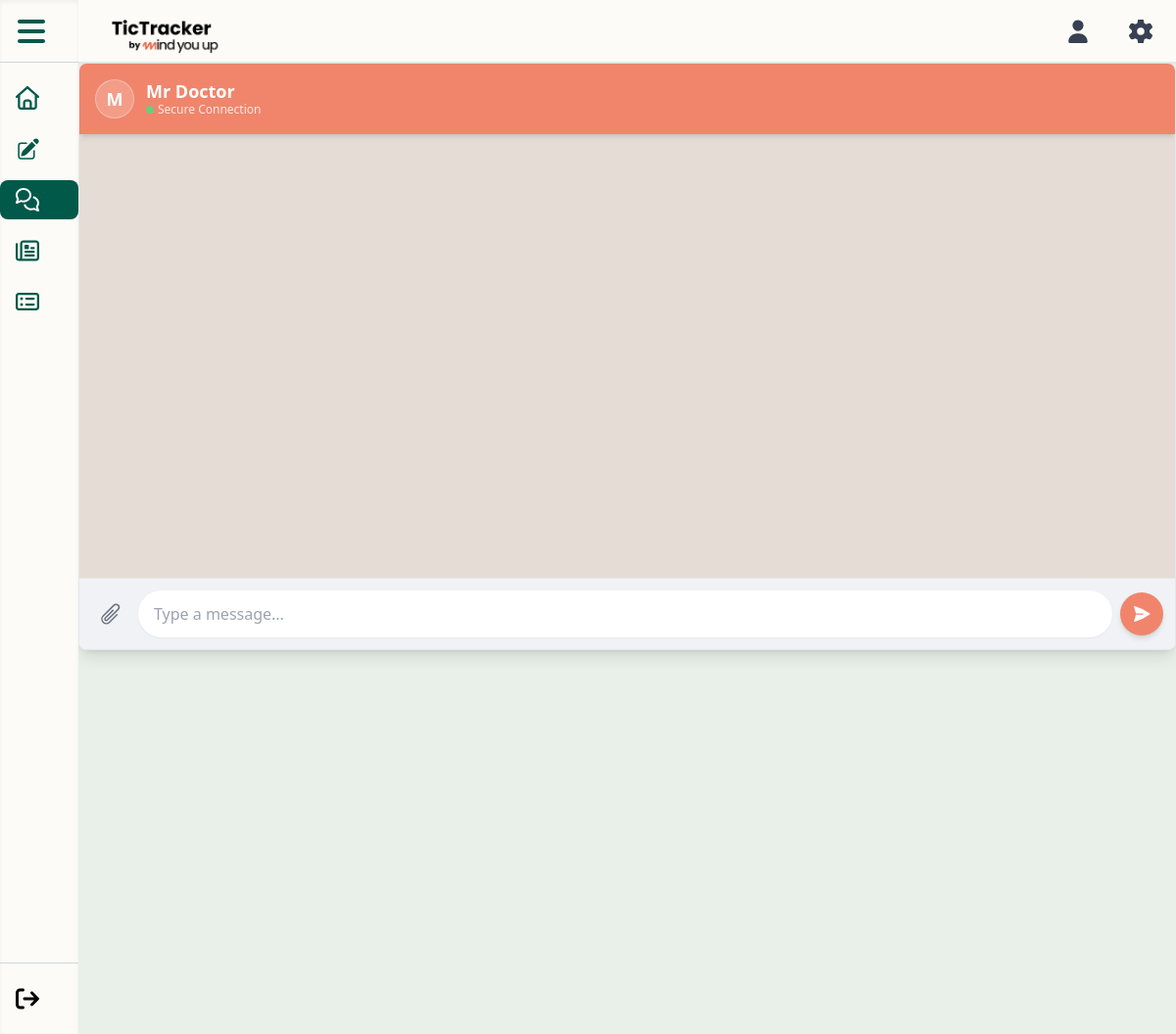
Page /pages/professional/chat.php?link_id=14 (signed in) on the committed database.
### tables this page shows
CREATE TABLE IF NOT EXISTS `patient_professional_link` (
  `Link_ID` int(11) NOT NULL AUTO_INCREMENT,
  `Patient_ID` int(11) NOT NULL,
  `Professional_ID` int(11) NOT NULL,
  `Assigned_Date` date NOT NULL,
  `Status` enum('Pending','Currently Followed','Discharged','Drop Out') DEFAULT 'Pending',
  `Connection_Status` enum('Pending','Accepted') NOT NULL DEFAULT 'Pending',
  `Treatment_Type` enum('Medical','Psychological','Both') DEFAULT NULL,
  PRIMARY KEY (`Link_ID`),
  FOREIGN KEY (`Patient_ID`) REFERENCES `user_profile`(`User_ID`) ON DELETE CASCADE ON UPDATE CASCADE,
  FOREIGN KEY (`Professional_ID`) REFERENCES `user_profile`(`User_ID`) ON DELETE CASCADE ON UPDATE CASCADE
);

CREATE TABLE IF NOT EXISTS `user_profile` (
  `User_ID` int(11) NOT NULL AUTO_INCREMENT,
  `User_Image` varchar(250) NOT NULL COMMENT 'meter link na imagem',
  `First_Name` varchar(50) NOT NULL,
  `Last_Name` varchar(50) NOT NULL,
  `Email` varchar(50) NOT NULL,
  `Password` varchar(250) NOT NULL,
  `Birthday` DATE NOT NULL,
  `Role` enum('Professional','Patient') NOT NULL,
  PRIMARY KEY (`User_ID`),
  UNIQUE KEY `Email` (`Email`)
);

### components/chat_box.php (the view, shortened to what this page needs)
<?php
$header_bg = ($chat_user_type === 'Professional') ? 'bg-[#F0856C]' : 'bg-[#005949]';
$target_name = $chat_target_name ?? 'Conversation';
$raw_image = trim($chat_target_image ?? '');
$img_path = null;
if (!empty($raw_image)) {
    if (strpos($raw_image, '../') === 0) {
        $img_path = $raw_image;
    } else {
        $img_path = "../../uploads/" . $raw_image;
    }
}
?>
<div class="w-full bg-white rounded-lg shadow-lg overflow-hidden flex flex-col h-[600px] border border-gray-200">
    <div class="<?= $header_bg ?> p-4 flex justify-between items-center text-white shadow-md z-10">
        <div class="flex items-center gap-3">
            <div class="w-10 h-10 rounded-full bg-white/20 flex items-center justify-center overflow-hidden border border-white/30">
                <?php if ($img_path): ?>
                    <span class="font-bold text-lg hidden"><?= strtoupper(substr($target_name, 0, 1)) ?></span>
                <?php else: ?>
                    <span class="font-bold text-lg"><?= strtoupper(substr($target_name, 0, 1)) ?></span>
                <?php endif; ?>
            </div>
            <div>
                <h3 class="font-bold text-lg leading-tight"><?= htmlspecialchars($target_name) ?></h3>
                <div class="flex items-center gap-1 opacity-80">
                    <span class="w-2 h-2 bg-green-400 rounded-full animate-pulse"></span>
                    <span class="text-xs">Secure Connection</span>
                </div>
            </div>
        </div>
    </div>
    <div id="chat-ui-container" class="flex-1 overflow-y-auto p-4 space-y-3 bg-[#E5DDD5]"></div>
    <div class="p-3 bg-[#F0F2F5] border-t border-gray-200">
        <form id="chat-ui-form" class="flex items-center gap-2" enctype="multipart/form-data">
            <button type="button" onclick="document.getElementById('chat-file-input').click()" class="p-2 text-gray-500 hover:bg-gray-200 rounded-full">
            </button>
            <input type="text" id="chat-ui-input" class="flex-1 border-none rounded-full px-4 py-3 focus:outline-none focus:ring-2 focus:ring-[#005949] shadow-sm" placeholder="Type a message..." autocomplete="off">
            <button type="submit" class="<?= $header_bg ?> text-white p-3 rounded-full shadow-md">
                <svg xmlns="http://www.w3.org/2000/svg" viewBox="0 0 24 24" fill="currentColor" class="w-5 h-5">
                    <path d="M3.478 2.405a.75.75 0 0 0-.926.94l2.432 7.905H13.5a.75.75 0 0 1 0 1.5H4.984l-2.432 7.905a.75.75 0 0 0 .926.94 60.519 60.519 0 0 0 18.445-8.986.75.75 0 0 0 0-1.218A60.517 60.517 0 0 0 3.478 2.405z" />
                </svg>
            </button>
        </form>
    </div>
</div>

### css/stylemain.css (style rules this page uses)
body { font-family: 'Inter', sans-serif; }

### includes/navbar.php (style rules this page uses)
body { top: 0 !important; }

### components/chat_box.php (style rules this page uses)
body { margin: 0; padding: 0; overflow: hidden !important; }

### rows in the picture
patient_professional_link: Patient_ID.Last_Name "M", Patient_ID.Last_Name "Mr Doctor"
